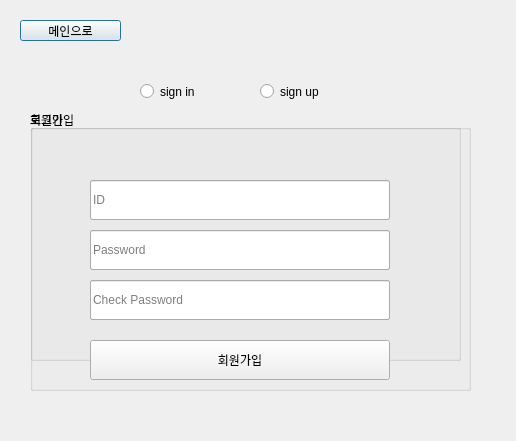
<?xml version="1.0" encoding="UTF-8"?>
<ui version="4.0">
 <class>Dialog</class>
 <widget class="QDialog" name="Dialog">
  <property name="geometry">
   <rect>
    <x>0</x>
    <y>0</y>
    <width>516</width>
    <height>441</height>
   </rect>
  </property>
  <property name="windowTitle">
   <string>Dialog</string>
  </property>
  <widget class="QPushButton" name="mainButton_l">
   <property name="geometry">
    <rect>
     <x>20</x>
     <y>20</y>
     <width>101</width>
     <height>21</height>
    </rect>
   </property>
   <property name="text">
    <string>메인으로</string>
   </property>
  </widget>
  <widget class="QRadioButton" name="radioButton_1">
   <property name="geometry">
    <rect>
     <x>140</x>
     <y>80</y>
     <width>112</width>
     <height>23</height>
    </rect>
   </property>
   <property name="text">
    <string>sign in</string>
   </property>
  </widget>
  <widget class="QRadioButton" name="radioButton_2">
   <property name="geometry">
    <rect>
     <x>260</x>
     <y>80</y>
     <width>112</width>
     <height>23</height>
    </rect>
   </property>
   <property name="text">
    <string>sign up</string>
   </property>
  </widget>
  <widget class="QGroupBox" name="groupBox">
   <property name="geometry">
    <rect>
     <x>30</x>
     <y>110</y>
     <width>431</width>
     <height>251</height>
    </rect>
   </property>
   <property name="title">
    <string>로그인</string>
   </property>
   <widget class="QPushButton" name="loginButton">
    <property name="geometry">
     <rect>
      <x>60</x>
      <y>170</y>
      <width>300</width>
      <height>40</height>
     </rect>
    </property>
    <property name="text">
     <string>로그인</string>
    </property>
   </widget>
   <widget class="QLineEdit" name="passwordEdit">
    <property name="geometry">
     <rect>
      <x>60</x>
      <y>120</y>
      <width>300</width>
      <height>40</height>
     </rect>
    </property>
    <property name="text">
     <string/>
    </property>
    <property name="placeholderText">
     <string>Password</string>
    </property>
   </widget>
   <widget class="QLineEdit" name="usernameEdit">
    <property name="geometry">
     <rect>
      <x>60</x>
      <y>70</y>
      <width>300</width>
      <height>40</height>
     </rect>
    </property>
    <property name="text">
     <string/>
    </property>
    <property name="placeholderText">
     <string>ID</string>
    </property>
   </widget>
  </widget>
  <widget class="QGroupBox" name="groupBox_2">
   <property name="geometry">
    <rect>
     <x>30</x>
     <y>110</y>
     <width>441</width>
     <height>281</height>
    </rect>
   </property>
   <property name="title">
    <string>회원가입</string>
   </property>
   <widget class="QPushButton" name="signupButton">
    <property name="geometry">
     <rect>
      <x>60</x>
      <y>230</y>
      <width>300</width>
      <height>40</height>
     </rect>
    </property>
    <property name="text">
     <string>회원가입</string>
    </property>
   </widget>
   <widget class="QLineEdit" name="passwordEdit_2">
    <property name="geometry">
     <rect>
      <x>60</x>
      <y>120</y>
      <width>300</width>
      <height>40</height>
     </rect>
    </property>
    <property name="text">
     <string/>
    </property>
    <property name="placeholderText">
     <string>Password</string>
    </property>
   </widget>
   <widget class="QLineEdit" name="usernameEdit_2">
    <property name="geometry">
     <rect>
      <x>60</x>
      <y>70</y>
      <width>300</width>
      <height>40</height>
     </rect>
    </property>
    <property name="text">
     <string/>
    </property>
    <property name="placeholderText">
     <string>ID</string>
    </property>
   </widget>
   <widget class="QLineEdit" name="passwordEdit_3">
    <property name="geometry">
     <rect>
      <x>60</x>
      <y>170</y>
      <width>300</width>
      <height>40</height>
     </rect>
    </property>
    <property name="text">
     <string/>
    </property>
    <property name="placeholderText">
     <string>Check Password</string>
    </property>
   </widget>
  </widget>
 </widget>
 <resources/>
 <connections/>
</ui>
